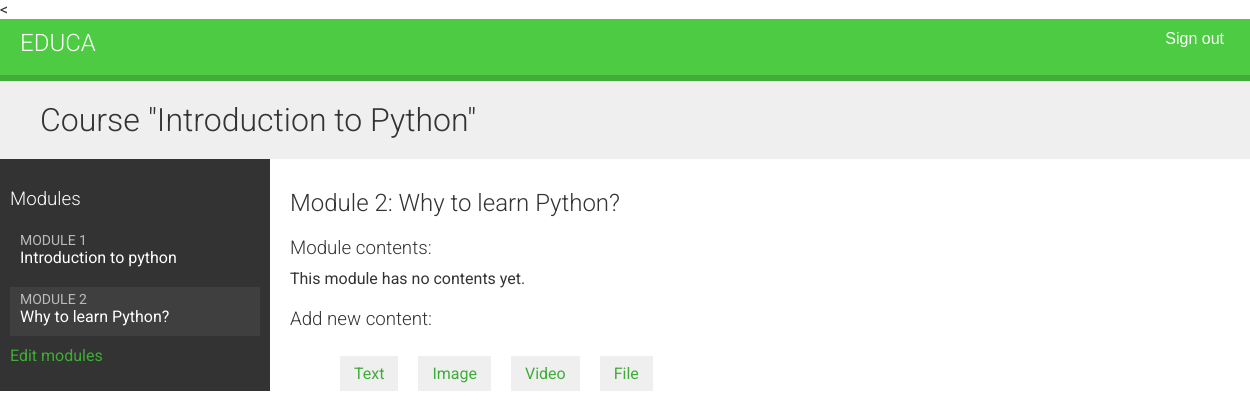
Screenshot of /course/module/6/ (signed in) with the database file from the repository.
### courses/models.py (models this page shows, shortened)
class Course(models.Model):
    owner = models.ForeignKey(
        User,
        related_name='courses_created',
        on_delete=models.CASCADE
    )
    subject = models.ForeignKey(
        Subject,
        related_name='courses',
        on_delete=models.CASCADE
    )
    title = models.CharField(max_length=200)
    slug = models.SlugField(max_length=200, unique=True)
    overview = models.TextField()
    created = models.DateTimeField(auto_now_add=True)
    class Meta:
        ordering = ['-created']

class Module(models.Model):
    course = models.ForeignKey(
        Course,
        related_name='modules',
        on_delete=models.CASCADE
    )
    title = models.CharField(max_length=200)
    description = models.TextField(blank=True)
    order = OrderField(blank=True, for_fields=['course'])
    class Meta:
        ordering = ['order']

### courses/views/content.py (the view)
class ModuleContentListView(TemplateResponseMixin, View):
    template_name = 'courses/manage/module/content_list.html'
    def get(self, request, module_id):
        module = get_object_or_404(
            Module, id=module_id, course__owner=request.user
        )
        context = {
            'module': module
        }
        return self.render_to_response(context)

### courses/templates/courses/manage/module/content_list.html (shortened to what this page needs)
{% extends "base.html" %}
{% load course %}
{% block content %}
    {% with course=module.course %}
        <h1>Course "{{ course.title }}"</h1>
        <div class="contents">
            <h3>Modules</h3>
            <ul id="modules">
                {% for m in course.modules.all %}
                    <li data-id="{{ m.id }}" {% if m == module %} class="selected" {% endif %}>
                        <a href="{% url 'module-content-list' m.id %}">
                            <span>Module <span class="order">{{ m.order|add:1 }}</span></span>
                            <br>
                            {{ m.title }}
                        </a>
                    </li>
                {% empty %}
                    <li>No modules yet.</li>
                {% endfor %}
            </ul>
            <p>
                <a href="{% url 'course-module-update' course.id %}">Edit modules</a>
            </p>
        </div>
        <div class="module">
            <h2>Module {{ module.order|add:1 }}: {{ module.title }}</h2>
            <h3>Module contents:</h3>
            <div id="module-contents">
                {% for content in module.contents.all %}
                    <div data-id="{{ content.id }}">
                        {% with item=content.item %}
                            <p>{{ item }} ({{ item|model_name }})</p>
                            <a href="{% url 'module-content-update' module.id item|model_name item.id %}">Edit</a>
                            <form action="{% url 'module-content-delete' content.id %}" method="post">
                                {% csrf_token %}
                                <input type="submit" value="Delete">
                            </form>
                        {% endwith %}
                    </div>
                {% empty %}
                    <p>This module has no contents yet.</p>
                {% endfor %}
            </div>
            <h3>Add new content:</h3>
            <ul class="content-types">
                <li><a href="{% url 'module-content-create' module.id 'text' %}">Text</a></li>
                <li><a href="{% url 'module-content-create' module.id 'image' %}">Image</a></li>
                <li><a href="{% url 'module-content-create' module.id 'video' %}">Video</a></li>
                <li><a href="{% url 'module-content-create' module.id 'file' %}">File</a></li>
            </ul>
        </div>
    {% endwith %}
{% endblock %}

### courses/static/css/base.css (style rules this page uses)
body { margin:0; font-family:'Roboto', sans-serif; font-weight:400; color:#333; }
a { color:#3fad37; text-decoration:none; }
ul { float:left; }
h1, h2, h3, h4, h5, h6 { font-family:'Roboto', sans-serif; font-weight:300; }
h1 { background:#efefef; width:100%; overflow:auto; padding:20px 0 20px 40px; margin:0; }
.module { padding:10px 20px; float:left; width:600px; }
.module h3 { margin:20px 0 0; padding:0; width:100%; }
.module p { margin:10px 0 20px; width:100%; float:left; }
.contents { width:20%; padding:10px; float:left; background:#333; color: #fff; font-family:'Roboto', sans-serif; }
.contents ul { list-style:none; margin:0; padding:0; width:100%; }
.contents ul li { margin:0 0 10px 0; padding:4px 10px 10px; overflow:auto; cursor:move; }
.contents ul li.selected { background:#3f3f3f; }
.contents ul span { text-transform:uppercase; color:#bbb; font-size:14px; }
.contents ul a { display:block; color:#fff; text-decoration:none; }
ul.content-types li { list-style:none; float:left; margin:10px; background:#efefef; padding:8px 14px; }

### rows the page displays
Course: title "Introduction to Python"
Module: order|add "1", title "Introduction to python"
Module: order|add "2", title "Why to learn Python?"
